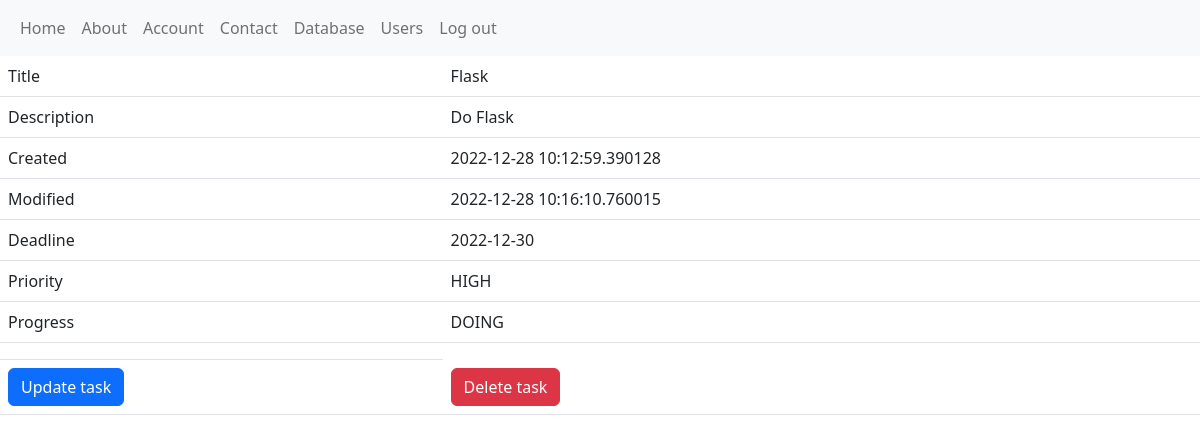
The app's page /task/3 (signed in) with its own data.
### app/todo/models.py (models this page shows, shortened)
class Task(db.Model):
	__tablename__ = "task"
	id = db.Column(db.Integer, primary_key=True, autoincrement=True)
	title = db.Column(db.String(120), nullable=False)
	description = db.Column(db.String(2000), nullable=True)
	created = db.Column(db.DateTime, default=datetime.now())
	modified = db.Column(db.DateTime, default=datetime.now, onupdate=datetime.now)
	deadline = db.Column(db.DateTime)
	priority = db.Column(db.Enum(Priority, values_callable=lambda x: [str(member.value) for member in Priority]))
	progress = db.Column(db.Enum(Progress, values_callable=lambda x: [str(member.value) for member in Progress]))
	owner_id = db.Column(db.Integer, db.ForeignKey('users.id'), nullable=False)
	category_id = db.Column(db.Integer, db.ForeignKey('category.id'))
	users = db.relationship('User', secondary=task_user, backref=db.backref('tasks', lazy='dynamic'), lazy='dynamic')

### app/todo/views.py (the view)
@todo_bp.route('/task/<int:id>',methods=['GET', 'POST'])
@login_required
def task(id):
    task = Task.query.filter_by(id=id).first()
    task_detail = {
        'Title': task.title,
        'Description': task.description,
        'Created': task.created,
        'Modified': task.modified,
        'Deadline': task.deadline.date(),
        'Priority': task.priority,
        'Progress': task.progress
    }
    form = Taskform()
    return render_template('single_task.html', task_detail=task_detail,
                           id=task.id,
                           form=form,
                           assigned=task.users,
                           user=current_user)

### app/account/models.py (called while the page is built)
@login_manager.user_loader
def user_loader(user_id):
	return User.query.get(int(user_id))

### app/todo/form.py (called while the page is built)
def get_category_list():
    return [(cat.id, cat.name) for cat in Category.query.all()]

### app/todo/templates/todo/single_task.html (shortened to what this page needs)
{% extends 'layout.html' %}
{% block content %}
<table class="table">
	<tbody>
		{% for label, text_data in task_detail.items() %}
		<tr>
			<td>{{ label }}</td>
			{% if label == "Priority" or label == "Progress" %}
			<td>{{ text_data.name }}</td>
			{% else %}
			<td>{{ text_data|safe }}</td>
			{% endif %}
		</tr>
		{% endfor %}
		<tr>
			<td>
			</td>
		</tr>
		<tr>
			<td>
				<a class="btn btn-primary" href="{{ url_for('todo.task_update', id=id) }}">Update task</a>
			</td>
			<td>
				<a class="btn btn-danger" href="{{ url_for('todo.task_delete', id=id) }}">Delete task</a>
			</td>
		</tr>
	</tbody>
</table>
{% endblock %}

### records on screen
Task: label "Title", title "Flask", label "Description", description "Do Flask", task_detail "2022-12-28 10:12:59.390128" "2022-12-28 10:16:10.760015"

### other values on screen
{{ label }} "Created" "Modified" "Deadline" "Priority" "Progress"
{{ text_data|safe }} "2022-12-30"
{{ text_data.name }} "HIGH" "DOING"
